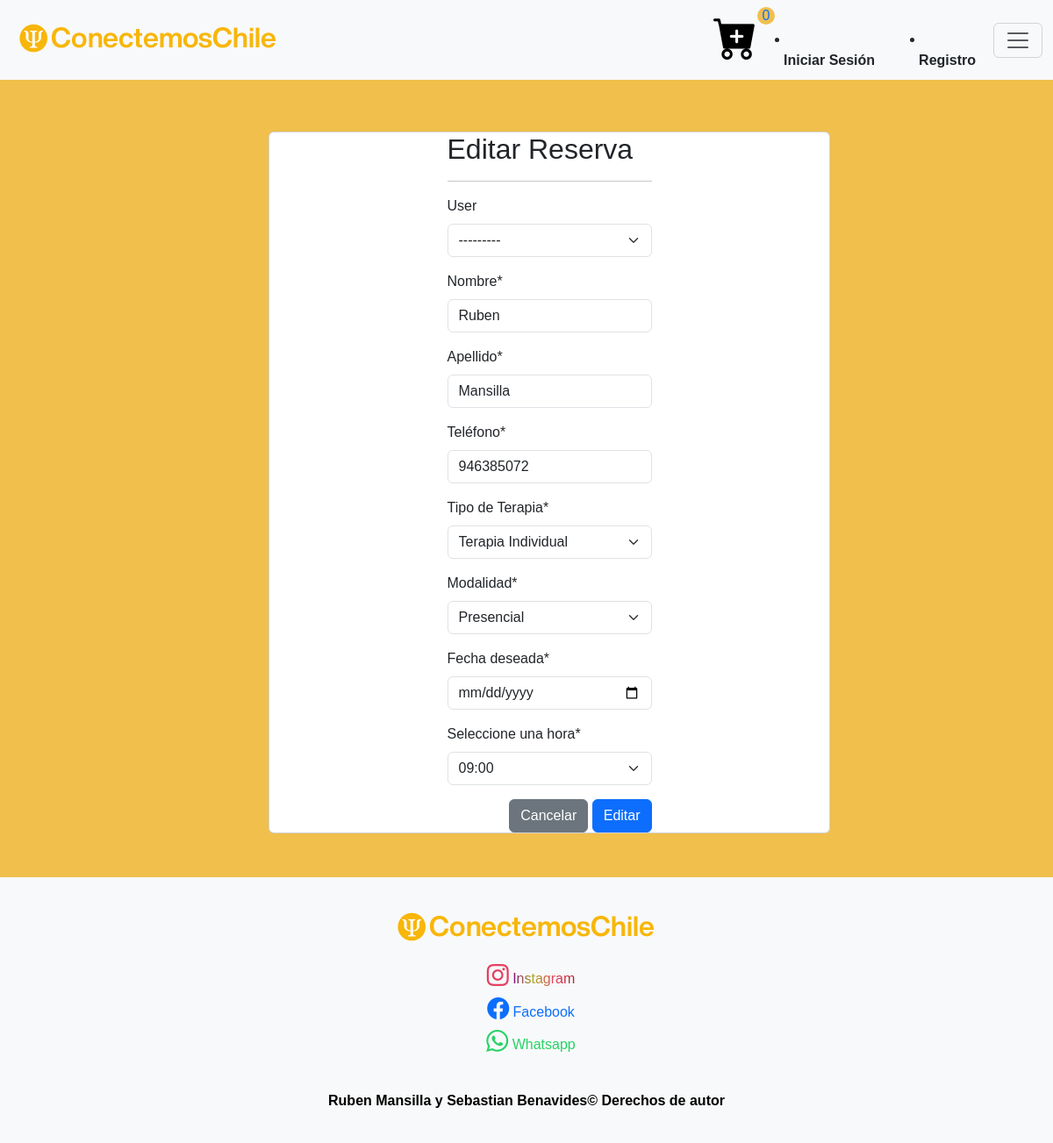
The app's page /modificar-reservas/109/ with its own data.
### core/models.py (models this page shows, shortened)
class ReservaHora(models.Model):
    user = models.ForeignKey(User, on_delete=models.CASCADE, null=True, blank=True)
    nombre = models.CharField(max_length=50)
    apellido = models.CharField(max_length=50)
    telefono = models.IntegerField()
    tipo_consulta = models.IntegerField(choices=opciones_consulta)
    tipo_modalidad = models.IntegerField(choices=opciones_modalidad)
    fecha = models.DateField(default=datetime.now)
    hora = models.CharField(max_length=5, default='09:00')

### core/views.py (the view)
# urls.py: path('modificar-reservas/<id>/', modificar_reserva, name="modificar_reserva"),
def modificar_reserva(request, id):
    reservas = get_object_or_404(ReservaHora, id=id)
    if request.method == 'POST':
        formulario = ReservationForm(data=request.POST, instance=reservas)
        if formulario.is_valid():
            formulario.save()
            return redirect('listar_reserva')
    else:
        formulario = ReservationForm(instance=reservas)
    data = {
        'form': ReservationForm(instance=reservas)
    }
    return render(request, 'core/reserva/modificar.html',data)

### core/forms.py
class ReservationForm(forms.ModelForm):
    class Meta:
        model = ReservaHora
        fields = '__all__'
        labels = {
            'nombre': 'Nombre',
            'apellido': 'Apellido',
            'telefono': 'Teléfono',
            'tipo_consulta': 'Tipo de Terapia',
            'tipo_modalidad': 'Modalidad',
            'fecha': 'Fecha deseada',
            'hora': 'Seleccione una hora'
        }
        widgets = {
            'fecha': forms.DateInput(attrs={'type': 'date', 'class': 'form-control', 'max': '2024-12-31'}),
            'hora': forms.Select(choices=[
                ('09:00', '09:00'), ('10:00', '10:00'), ('11:00', '11:00'),
                ('12:00', '12:00'), ('13:00', '13:00'), ('14:00', '14:00'),
                ('15:00', '15:00'), ('16:00', '16:00'), ('17:00', '17:00')
            ], attrs={'class': 'form-control'}),
        }

### core/templates/core/reserva/modificar.html (shortened to what this page needs)
{% extends 'core/base.html' %}
{% load static %}
{% block content %}
{% load crispy_forms_tags %}
<div class="row" style="margin-top: 150px; margin-bottom: 50px;">
    <div class="col-12 col-md-6 offset-md-3">
        <div class="card">
            <div class="card-body">
                <h2>Editar Reserva</h2>
                <hr>
                <form action="" method="post" enctype="multipart/form-data">
                    {{ form | crispy }}
                    <div class="d-flex justify-content-end">
                        <a href="{% url 'listar_reserva' %}" class="btn btn-secondary">Cancelar</a>
                        <input type="submit" value="Editar" class="btn btn-primary">
                    </div>
                </form>
            </div>
        </div>
    </div>
</div>
{% endblock %}

### core/static/core/css/estilo-inicio-login.css (style rules this page uses)
.card { display: flex; justify-content: center; align-items: center; height: 100vh; width: 40rem; margin: auto; }
h5,a { text-decoration: none; display: inline; margin-left: 10px; }

### core/static/core/css/estilo-footer.css (style rules this page uses)
body { display: flex; flex-direction: column; min-height: 100vh; }

### core/static/core/css/estilo-body.css (style rules this page uses)
body { font-family: Arial, sans-serif; margin: 0; padding: 0; background-color: #f0bf4c; position: relative; }

### records on screen
ReservaHora: user "---------", nombre "Ruben", apellido "Mansilla", telefono "946385072", tipo_consulta "Terapia Individual", tipo_modalidad "Presencial", hora "09:00"
